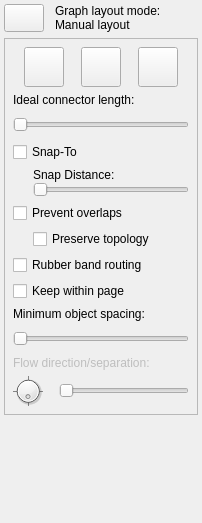
<?xml version="1.0" encoding="UTF-8"?>
<ui version="4.0">
 <class>LayoutProperties</class>
 <widget class="QDockWidget" name="LayoutProperties">
  <property name="geometry">
   <rect>
    <x>0</x>
    <y>0</y>
    <width>202</width>
    <height>523</height>
   </rect>
  </property>
  <property name="sizePolicy">
   <sizepolicy hsizetype="Preferred" vsizetype="Preferred">
    <horstretch>0</horstretch>
    <verstretch>0</verstretch>
   </sizepolicy>
  </property>
  <property name="minimumSize">
   <size>
    <width>202</width>
    <height>523</height>
   </size>
  </property>
  <property name="allowedAreas">
   <set>Qt::LeftDockWidgetArea|Qt::RightDockWidgetArea</set>
  </property>
  <property name="windowTitle">
   <string>Layout Properties</string>
  </property>
  <widget class="QWidget" name="dockWidgetContents">
   <layout class="QVBoxLayout" name="verticalLayout_2" stretch="0,0,1">
    <property name="margin">
     <number>4</number>
    </property>
    <item>
     <layout class="QGridLayout" name="gridLayout">
      <item row="1" column="2">
       <widget class="QLabel" name="layoutModeLabel">
        <property name="text">
         <string>Graph layout mode:
Manual layout</string>
        </property>
        <property name="wordWrap">
         <bool>true</bool>
        </property>
       </widget>
      </item>
      <item row="1" column="0">
       <widget class="QPushButton" name="layoutButton">
        <property name="sizePolicy">
         <sizepolicy hsizetype="Fixed" vsizetype="Fixed">
          <horstretch>0</horstretch>
          <verstretch>0</verstretch>
         </sizepolicy>
        </property>
        <property name="maximumSize">
         <size>
          <width>40</width>
          <height>40</height>
         </size>
        </property>
        <property name="toolTip">
         <string>Automatic Graph Layout</string>
        </property>
        <property name="text">
         <string/>
        </property>
        <property name="icon">
         <iconset resource="../libdunnartcanvas.qrc">
          <normaloff>:/resources/images/layout.png</normaloff>:/resources/images/layout.png</iconset>
        </property>
        <property name="iconSize">
         <size>
          <width>32</width>
          <height>32</height>
         </size>
        </property>
        <property name="checkable">
         <bool>true</bool>
        </property>
        <property name="checked">
         <bool>false</bool>
        </property>
       </widget>
      </item>
      <item row="1" column="1">
       <spacer name="horizontalSpacer">
        <property name="orientation">
         <enum>Qt::Horizontal</enum>
        </property>
        <property name="sizeType">
         <enum>QSizePolicy::Fixed</enum>
        </property>
        <property name="sizeHint" stdset="0">
         <size>
          <width>5</width>
          <height>20</height>
         </size>
        </property>
       </spacer>
      </item>
     </layout>
    </item>
    <item>
     <widget class="QStackedWidget" name="layoutOptionPages">
      <property name="sizePolicy">
       <sizepolicy hsizetype="Preferred" vsizetype="Minimum">
        <horstretch>0</horstretch>
        <verstretch>0</verstretch>
       </sizepolicy>
      </property>
      <property name="minimumSize">
       <size>
        <width>0</width>
        <height>0</height>
       </size>
      </property>
      <property name="frameShape">
       <enum>QFrame::StyledPanel</enum>
      </property>
      <property name="currentIndex">
       <number>1</number>
      </property>
      <widget class="QWidget" name="manualLayoutPage">
       <layout class="QVBoxLayout" name="verticalLayout_3">
        <property name="margin">
         <number>8</number>
        </property>
        <item>
         <widget class="QCheckBox" name="preventOverlapsCheckBox2">
          <property name="text">
           <string>Prevent overlaps</string>
          </property>
         </widget>
        </item>
        <item>
         <widget class="QCheckBox" name="rubberBandRoutingCheckBox2">
          <property name="text">
           <string>Rubber band routing</string>
          </property>
         </widget>
        </item>
        <item>
         <widget class="QCheckBox" name="pageBoundaryCheckBox2">
          <property name="enabled">
           <bool>true</bool>
          </property>
          <property name="text">
           <string>Keep within page</string>
          </property>
         </widget>
        </item>
        <item>
         <widget class="QLabel" name="label">
          <property name="text">
           <string>Minimum object spacing:</string>
          </property>
         </widget>
        </item>
        <item>
         <widget class="QSlider" name="spacingSlider2">
          <property name="sizePolicy">
           <sizepolicy hsizetype="Expanding" vsizetype="Minimum">
            <horstretch>0</horstretch>
            <verstretch>0</verstretch>
           </sizepolicy>
          </property>
          <property name="minimumSize">
           <size>
            <width>0</width>
            <height>23</height>
           </size>
          </property>
          <property name="orientation">
           <enum>Qt::Horizontal</enum>
          </property>
         </widget>
        </item>
        <item>
         <spacer name="verticalSpacer">
          <property name="orientation">
           <enum>Qt::Vertical</enum>
          </property>
          <property name="sizeHint" stdset="0">
           <size>
            <width>20</width>
            <height>40</height>
           </size>
          </property>
         </spacer>
        </item>
       </layout>
      </widget>
      <widget class="QWidget" name="autoLayoutPage">
       <property name="sizePolicy">
        <sizepolicy hsizetype="Minimum" vsizetype="Preferred">
         <horstretch>0</horstretch>
         <verstretch>0</verstretch>
        </sizepolicy>
       </property>
       <layout class="QVBoxLayout" name="verticalLayout">
        <property name="margin">
         <number>8</number>
        </property>
        <item>
         <layout class="QHBoxLayout" name="horizontalLayout_2">
          <item>
           <widget class="QPushButton" name="organicStructureButton">
            <property name="minimumSize">
             <size>
              <width>40</width>
              <height>40</height>
             </size>
            </property>
            <property name="maximumSize">
             <size>
              <width>40</width>
              <height>40</height>
             </size>
            </property>
            <property name="text">
             <string/>
            </property>
            <property name="icon">
             <iconset resource="../libdunnartcanvas.qrc">
              <normaloff>:/resources/images/organiclayout.png</normaloff>:/resources/images/organiclayout.png</iconset>
            </property>
            <property name="iconSize">
             <size>
              <width>35</width>
              <height>35</height>
             </size>
            </property>
            <property name="checkable">
             <bool>true</bool>
            </property>
           </widget>
          </item>
          <item>
           <widget class="QPushButton" name="flowStructureButton">
            <property name="minimumSize">
             <size>
              <width>36</width>
              <height>36</height>
             </size>
            </property>
            <property name="maximumSize">
             <size>
              <width>40</width>
              <height>40</height>
             </size>
            </property>
            <property name="text">
             <string/>
            </property>
            <property name="icon">
             <iconset resource="../libdunnartcanvas.qrc">
              <normaloff>:/resources/images/flowlayout.png</normaloff>:/resources/images/flowlayout.png</iconset>
            </property>
            <property name="iconSize">
             <size>
              <width>35</width>
              <height>35</height>
             </size>
            </property>
            <property name="checkable">
             <bool>true</bool>
            </property>
           </widget>
          </item>
          <item>
           <widget class="QPushButton" name="layeredStuctureButton">
            <property name="minimumSize">
             <size>
              <width>36</width>
              <height>36</height>
             </size>
            </property>
            <property name="maximumSize">
             <size>
              <width>40</width>
              <height>40</height>
             </size>
            </property>
            <property name="text">
             <string/>
            </property>
            <property name="icon">
             <iconset resource="../libdunnartcanvas.qrc">
              <normaloff>:/resources/images/layeredlayout.png</normaloff>:/resources/images/layeredlayout.png</iconset>
            </property>
            <property name="iconSize">
             <size>
              <width>35</width>
              <height>35</height>
             </size>
            </property>
            <property name="checkable">
             <bool>true</bool>
            </property>
           </widget>
          </item>
         </layout>
        </item>
        <item>
         <widget class="QLabel" name="idealLengthLabel">
          <property name="sizePolicy">
           <sizepolicy hsizetype="Preferred" vsizetype="Preferred">
            <horstretch>0</horstretch>
            <verstretch>0</verstretch>
           </sizepolicy>
          </property>
          <property name="maximumSize">
           <size>
            <width>16777215</width>
            <height>16777215</height>
           </size>
          </property>
          <property name="text">
           <string>Ideal connector length:</string>
          </property>
          <property name="alignment">
           <set>Qt::AlignBottom|Qt::AlignLeading|Qt::AlignLeft</set>
          </property>
         </widget>
        </item>
        <item>
         <widget class="QSlider" name="idealLengthSlider">
          <property name="sizePolicy">
           <sizepolicy hsizetype="Expanding" vsizetype="Minimum">
            <horstretch>0</horstretch>
            <verstretch>0</verstretch>
           </sizepolicy>
          </property>
          <property name="minimumSize">
           <size>
            <width>0</width>
            <height>23</height>
           </size>
          </property>
          <property name="baseSize">
           <size>
            <width>0</width>
            <height>0</height>
           </size>
          </property>
          <property name="minimum">
           <number>1</number>
          </property>
          <property name="maximum">
           <number>300</number>
          </property>
          <property name="tracking">
           <bool>true</bool>
          </property>
          <property name="orientation">
           <enum>Qt::Horizontal</enum>
          </property>
         </widget>
        </item>
        <item>
         <widget class="QCheckBox" name="snapToCheckBox">
          <property name="text">
           <string>Snap-To</string>
          </property>
         </widget>
        </item>
        <item>
         <layout class="QHBoxLayout" name="horizontalLayout_4">
          <property name="spacing">
           <number>0</number>
          </property>
          <property name="leftMargin">
           <number>20</number>
          </property>
          <item>
           <layout class="QVBoxLayout" name="verticalLayout_4">
            <item>
             <widget class="QLabel" name="snapDistanceLabel">
              <property name="text">
               <string>Snap Distance:</string>
              </property>
             </widget>
            </item>
            <item>
             <widget class="QSlider" name="snapDistanceSlider">
              <property name="minimum">
               <number>25</number>
              </property>
              <property name="maximum">
               <number>200</number>
              </property>
              <property name="singleStep">
               <number>25</number>
              </property>
              <property name="pageStep">
               <number>25</number>
              </property>
              <property name="orientation">
               <enum>Qt::Horizontal</enum>
              </property>
             </widget>
            </item>
           </layout>
          </item>
         </layout>
        </item>
        <item>
         <widget class="QCheckBox" name="preventOverlapsCheckBox">
          <property name="sizePolicy">
           <sizepolicy hsizetype="Minimum" vsizetype="Minimum">
            <horstretch>0</horstretch>
            <verstretch>0</verstretch>
           </sizepolicy>
          </property>
          <property name="text">
           <string>Prevent overlaps</string>
          </property>
         </widget>
        </item>
        <item>
         <layout class="QHBoxLayout" name="horizontalLayout">
          <property name="spacing">
           <number>0</number>
          </property>
          <property name="sizeConstraint">
           <enum>QLayout::SetNoConstraint</enum>
          </property>
          <property name="leftMargin">
           <number>20</number>
          </property>
          <item>
           <widget class="QCheckBox" name="preserveTopologyCheckBox">
            <property name="sizePolicy">
             <sizepolicy hsizetype="Minimum" vsizetype="Minimum">
              <horstretch>0</horstretch>
              <verstretch>0</verstretch>
             </sizepolicy>
            </property>
            <property name="text">
             <string>Preserve topology</string>
            </property>
           </widget>
          </item>
         </layout>
        </item>
        <item>
         <widget class="QCheckBox" name="rubberBandRoutingCheckBox">
          <property name="text">
           <string>Rubber band routing</string>
          </property>
         </widget>
        </item>
        <item>
         <widget class="QCheckBox" name="pageBoundaryCheckBox">
          <property name="text">
           <string>Keep within page</string>
          </property>
         </widget>
        </item>
        <item>
         <widget class="QLabel" name="spacingLabel">
          <property name="sizePolicy">
           <sizepolicy hsizetype="Preferred" vsizetype="Preferred">
            <horstretch>0</horstretch>
            <verstretch>0</verstretch>
           </sizepolicy>
          </property>
          <property name="maximumSize">
           <size>
            <width>16777215</width>
            <height>16777215</height>
           </size>
          </property>
          <property name="layoutDirection">
           <enum>Qt::LeftToRight</enum>
          </property>
          <property name="text">
           <string>Minimum object spacing:</string>
          </property>
          <property name="scaledContents">
           <bool>false</bool>
          </property>
          <property name="alignment">
           <set>Qt::AlignBottom|Qt::AlignLeading|Qt::AlignLeft</set>
          </property>
         </widget>
        </item>
        <item>
         <widget class="QSlider" name="spacingSlider">
          <property name="sizePolicy">
           <sizepolicy hsizetype="Expanding" vsizetype="Minimum">
            <horstretch>0</horstretch>
            <verstretch>0</verstretch>
           </sizepolicy>
          </property>
          <property name="minimumSize">
           <size>
            <width>0</width>
            <height>23</height>
           </size>
          </property>
          <property name="orientation">
           <enum>Qt::Horizontal</enum>
          </property>
         </widget>
        </item>
        <item>
         <widget class="QLabel" name="flowOptionsLabel">
          <property name="enabled">
           <bool>false</bool>
          </property>
          <property name="sizePolicy">
           <sizepolicy hsizetype="Expanding" vsizetype="Minimum">
            <horstretch>0</horstretch>
            <verstretch>0</verstretch>
           </sizepolicy>
          </property>
          <property name="maximumSize">
           <size>
            <width>16777215</width>
            <height>16777215</height>
           </size>
          </property>
          <property name="text">
           <string>Flow direction/separation:</string>
          </property>
          <property name="alignment">
           <set>Qt::AlignBottom|Qt::AlignLeading|Qt::AlignLeft</set>
          </property>
         </widget>
        </item>
        <item>
         <layout class="QHBoxLayout" name="horizontalLayout_3">
          <item>
           <widget class="QDial" name="flowDirectionDial">
            <property name="enabled">
             <bool>true</bool>
            </property>
            <property name="sizePolicy">
             <sizepolicy hsizetype="Fixed" vsizetype="Fixed">
              <horstretch>0</horstretch>
              <verstretch>0</verstretch>
             </sizepolicy>
            </property>
            <property name="maximumSize">
             <size>
              <width>30</width>
              <height>30</height>
             </size>
            </property>
            <property name="minimum">
             <number>0</number>
            </property>
            <property name="maximum">
             <number>4</number>
            </property>
            <property name="pageStep">
             <number>1</number>
            </property>
            <property name="value">
             <number>0</number>
            </property>
            <property name="tracking">
             <bool>true</bool>
            </property>
            <property name="orientation">
             <enum>Qt::Horizontal</enum>
            </property>
            <property name="invertedAppearance">
             <bool>false</bool>
            </property>
            <property name="invertedControls">
             <bool>false</bool>
            </property>
            <property name="wrapping">
             <bool>true</bool>
            </property>
            <property name="notchesVisible">
             <bool>true</bool>
            </property>
           </widget>
          </item>
          <item>
           <spacer name="horizontalSpacer_2">
            <property name="orientation">
             <enum>Qt::Horizontal</enum>
            </property>
            <property name="sizeType">
             <enum>QSizePolicy::Fixed</enum>
            </property>
            <property name="sizeHint" stdset="0">
             <size>
              <width>10</width>
              <height>20</height>
             </size>
            </property>
           </spacer>
          </item>
          <item>
           <widget class="QSlider" name="flowSeparationSlider">
            <property name="enabled">
             <bool>false</bool>
            </property>
            <property name="sizePolicy">
             <sizepolicy hsizetype="Expanding" vsizetype="Minimum">
              <horstretch>0</horstretch>
              <verstretch>0</verstretch>
             </sizepolicy>
            </property>
            <property name="minimumSize">
             <size>
              <width>45</width>
              <height>23</height>
             </size>
            </property>
            <property name="maximum">
             <number>300</number>
            </property>
            <property name="orientation">
             <enum>Qt::Horizontal</enum>
            </property>
           </widget>
          </item>
         </layout>
        </item>
       </layout>
      </widget>
     </widget>
    </item>
    <item>
     <spacer name="verticalSpacer_2">
      <property name="orientation">
       <enum>Qt::Vertical</enum>
      </property>
      <property name="sizeType">
       <enum>QSizePolicy::MinimumExpanding</enum>
      </property>
      <property name="sizeHint" stdset="0">
       <size>
        <width>20</width>
        <height>1</height>
       </size>
      </property>
     </spacer>
    </item>
   </layout>
  </widget>
  <action name="actionAutomatic_Graph_Layout">
   <property name="checkable">
    <bool>true</bool>
   </property>
   <property name="icon">
    <iconset resource="../libdunnartcanvas.qrc">
     <normaloff>:/resources/images/layout.png</normaloff>:/resources/images/layout.png</iconset>
   </property>
   <property name="text">
    <string>Automatic Graph Layout</string>
   </property>
   <property name="iconText">
    <string>Graph Layout</string>
   </property>
  </action>
 </widget>
 <resources>
  <include location="../libdunnartcanvas.qrc"/>
 </resources>
 <connections/>
</ui>
